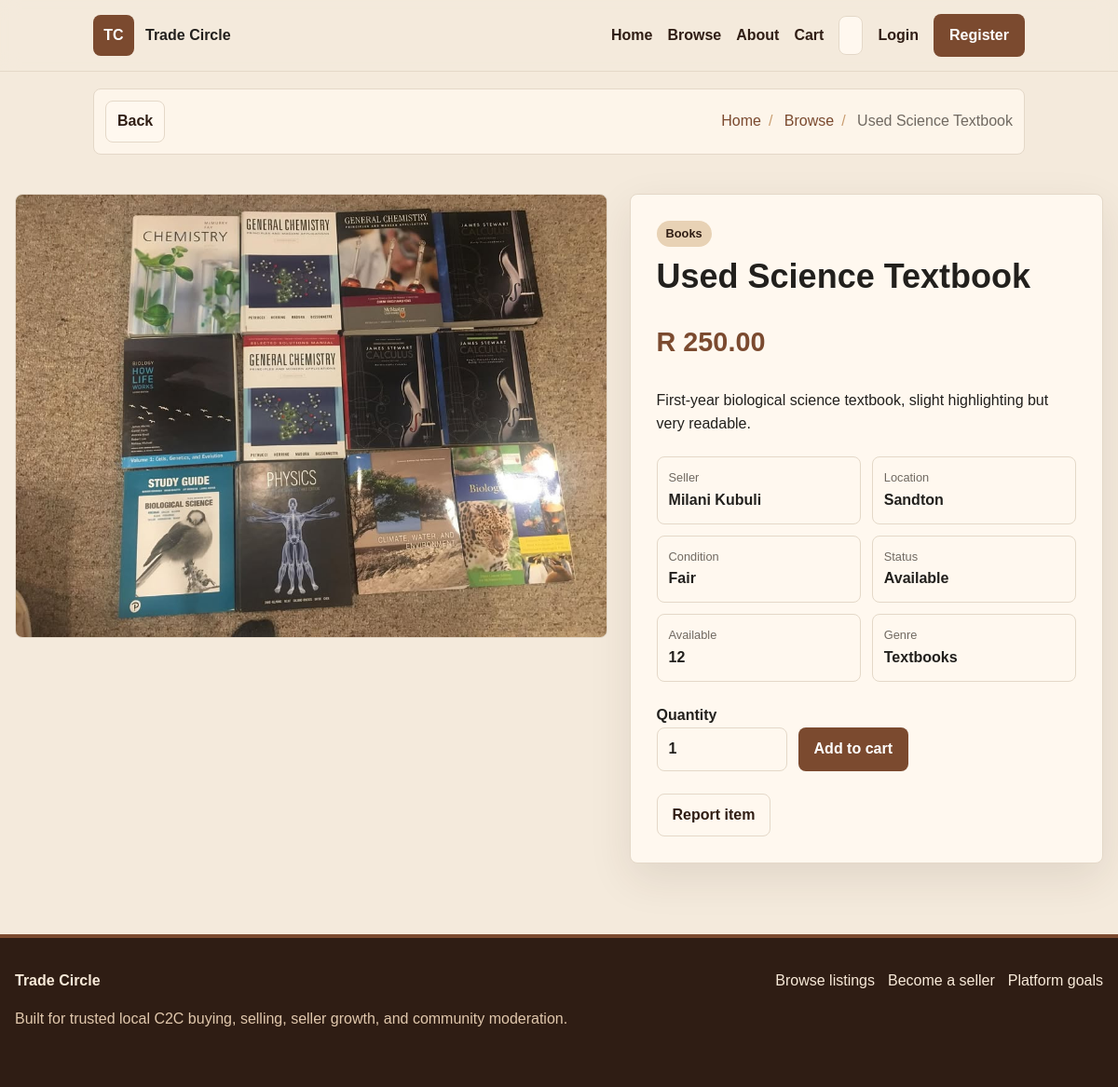
The app's page /listing.php?id=6 with its own data.
### tables this page shows
CREATE TABLE `listings` (
  `id` int(11) NOT NULL,
  `seller_id` int(11) NOT NULL,
  `category_id` int(11) NOT NULL,
  `title` varchar(140) NOT NULL,
  `description` text NOT NULL,
  `price` decimal(10,2) NOT NULL,
  `item_condition` enum('new','like_new','good','fair','service') NOT NULL DEFAULT 'good',
  `genre` varchar(80) DEFAULT NULL,
  `quantity` int(11) NOT NULL DEFAULT 1,
  `status` enum('available','pending','sold','cancelled','hidden') NOT NULL DEFAULT 'available',
  `image_path` varchar(255) DEFAULT NULL,
  `location` varchar(160) DEFAULT NULL
);

CREATE TABLE `categories` (
  `id` int(11) NOT NULL,
  `name` varchar(80) NOT NULL,
  `description` varchar(255) DEFAULT NULL
);

CREATE TABLE `users` (
  `id` int(11) NOT NULL,
  `full_name` varchar(120) NOT NULL,
  `email` varchar(160) NOT NULL,
  `password` varchar(120) NOT NULL,
  `role` enum('buyer','seller','admin','superadmin') NOT NULL DEFAULT 'buyer',
  `phone` varchar(40) DEFAULT NULL,
  `id_number` varchar(13) DEFAULT NULL,
  `location` varchar(160) DEFAULT NULL,
  `address_line1` varchar(160) DEFAULT NULL,
  `address_line2` varchar(160) DEFAULT NULL,
  `suburb` varchar(120) DEFAULT NULL,
  `city` varchar(120) DEFAULT NULL,
  `province` varchar(120) DEFAULT NULL,
  `zip_code` varchar(12) DEFAULT NULL,
  `bio` text DEFAULT NULL,
  `verification_status` enum('unverified','pending','approved','rejected') NOT NULL DEFAULT 'unverified',
  `status` enum('active','suspended') NOT NULL DEFAULT 'active'
);

### includes/db.php (called while the page is built, shortened)
<?php
function db(): PDO
{
    $dsn = 'mysql:host=' . DB_HOST . ';port=' . DB_PORT . ';dbname=' . DB_NAME . ';charset=' . DB_CHARSET;
    $pdo = new PDO($dsn, DB_USER, DB_PASS, [
        PDO::ATTR_ERRMODE => PDO::ERRMODE_EXCEPTION,
        PDO::ATTR_DEFAULT_FETCH_MODE => PDO::FETCH_ASSOC,
        PDO::ATTR_EMULATE_PREPARES => false,
    ]);
    return $pdo;
}

### listing.php (the view, shortened to what this page needs)
<?php
$listingId = (int) ($_GET['id'] ?? 0);
$listing = get_listing($listingId);
require_once __DIR__ . '/includes/header.php';
?>
<section class="listing-detail">
    <div class="listing-media">
        <img src="<?= e(listing_image($listing['image_path'])) ?>" alt="<?= e($listing['title']) ?>">
    </div>
    <div class="listing-info">
        <span class="pill"><?= e($listing['category_name']) ?></span>
        <h1><?= e($listing['title']) ?></h1>
        <p class="price"><?= e(money($listing['price'])) ?></p>
        <p><?= nl2br(e($listing['description'])) ?></p>
        <dl class="detail-list">
            <div><dt>Seller</dt><dd><?= e($listing['seller_name']) ?></dd></div>
            <div><dt>Location</dt><dd><?= e($listing['location'] ?: $listing['seller_location']) ?></dd></div>
            <div><dt>Condition</dt><dd><?= e(status_label($listing['item_condition'])) ?></dd></div>
            <div><dt>Status</dt><dd><?= e(status_label($listing['status'])) ?></dd></div>
            <div><dt>Available</dt><dd><?= (int) $listing['quantity'] ?></dd></div>
            <?php if (!empty($listing['genre'])): ?><div><dt>Genre</dt><dd><?= e($listing['genre']) ?></dd></div><?php endif; ?>
        </dl>
        <?php if ($listing['status'] === 'available' && (int) $listing['quantity'] > 0): ?>
            <form class="inline-form" action="<?= e(url_for('cart.php')) ?>" method="post">
                <label>
                    Quantity
                    <input type="number" name="quantity" value="1" min="1" max="<?= (int) $listing['quantity'] ?>">
                </label>
                <button class="button button-primary" type="submit">Add to cart</button>
            </form>
        <?php endif; ?>
        <div class="action-row">
            <a class="button button-ghost" href="<?= e(url_for('report.php?listing_id=' . (int) $listing['id'])) ?>">Report item</a>
        </div>
    </div>
</section>
<?php require_once __DIR__ . '/includes/footer.php'; ?>

### assets/css/styles.css (style rules this page uses)
:root { --bg: #f4eadc; --surface: #fff8ef; --sand: #e8d2b5; --sand-strong: #c99d70; --brown: #7b4a2f; --brown-dark: #2f1d14; --clay: #a34528; --sage: #3f6f46; --ink: #22201d; --muted: #706961; --line: #e4d8c8; --success: #145a34; --warning: #b86405; --error: #7f1d1d; --shadow: 0 16px 45px rgba(63, 43, 32, 0.10); }
* { box-sizing: border-box; }
html { font-size: 16px; }
html, body { min-height: 100%; }
body { margin: 0; background: var(--bg); color: var(--ink); font-family: Arial, Helvetica, sans-serif; line-height: 1.55; transition: background 0.35s ease, color 0.35s ease; min-height: 100vh; display: flex; flex-direction: column; }
a { color: var(--brown); text-decoration: none; }
img { display: block; max-width: 100%; }
button, input, select, textarea { font: inherit; }
.button { display: inline-flex; align-items: center; justify-content: center; min-height: 42px; padding: 10px 16px; border-radius: 8px; border: 1px solid transparent; cursor: pointer; font-weight: 700; transition: transform 0.18s ease, border-color 0.18s ease, background 0.18s ease; }
.button-primary { background: var(--brown); color: #fff; }
.button-ghost { background: transparent; border-color: var(--line); color: var(--brown-dark); }
.market-hero, .page-hero, .section-shell, .trust-band, .listing-detail, .auth-shell, .site-footer { width: calc(100% - 32px); max-width: 1180px; margin: 0 auto; }
.card-row, .summary-row, .action-row { display: flex; justify-content: space-between; align-items: center; gap: 12px; flex-wrap: wrap; }
.pill { display: inline-flex; align-items: center; min-height: 26px; padding: 4px 10px; border-radius: 999px; background: var(--sand); color: var(--brown-dark); font-size: 0.8rem; font-weight: 700; }
.two-column, .auth-shell, .listing-detail, .checkout-result, .cart-layout { display: grid; grid-template-columns: minmax(0, 1fr) minmax(300px, 0.8fr); gap: 24px; align-items: start; }
.listing-detail { padding: 42px 0; }
.listing-media img { width: 100%; max-height: 620px; object-fit: cover; border-radius: 8px; border: 1px solid var(--line); }
.listing-info { background: var(--surface); border: 1px solid var(--line); border-radius: 8px; padding: 28px; box-shadow: var(--shadow); }
.listing-info h1 { margin: 12px 0; font-size: clamp(1.8rem, 3vw, 3rem); line-height: 1.1; }
.price { font-size: 1.8rem; color: var(--brown); font-weight: 800; }
.detail-list { display: grid; grid-template-columns: repeat(2, minmax(0, 1fr)); gap: 12px; margin: 22px 0; }
.detail-list div { padding: 12px; border: 1px solid var(--line); border-radius: 8px; }
.detail-list dt { color: var(--muted); font-size: 0.8rem; }
.detail-list dd { margin: 2px 0 0; font-weight: 700; }
.form-card input, .form-card select, .form-card textarea, .inline-form input, .table-form input, .table-form select, .table-wrap select, .report-form input, .report-form select, .qty-form input { width: 100%; border: 1px solid var(--line); border-radius: 8px; padding: 10px 12px; background: var(--surface); color: var(--ink); }
.inline-form { display: flex; align-items: end; gap: 12px; flex-wrap: wrap; margin: 24px 0; }
.inline-form label { max-width: 140px; font-weight: 700; }

### records on screen
listings: image_path (picture), category.name "Books", title "Used Science Textbook", price "R 250.00", description "First-year biological science textbook, slight highlighting but very readable.", seller.full_name "Milani Kubuli", location "Sandton", item_condition "Fair", status "Available", quantity "12", genre "Textbooks"

### other values on screen
APP_NAME "Trade Circle"
$label "Home Browse About Cart Login"
$crumb['label'] "Home"
$crumb['label'] "Browse"
$crumb['label'] "Used Science Textbook"
